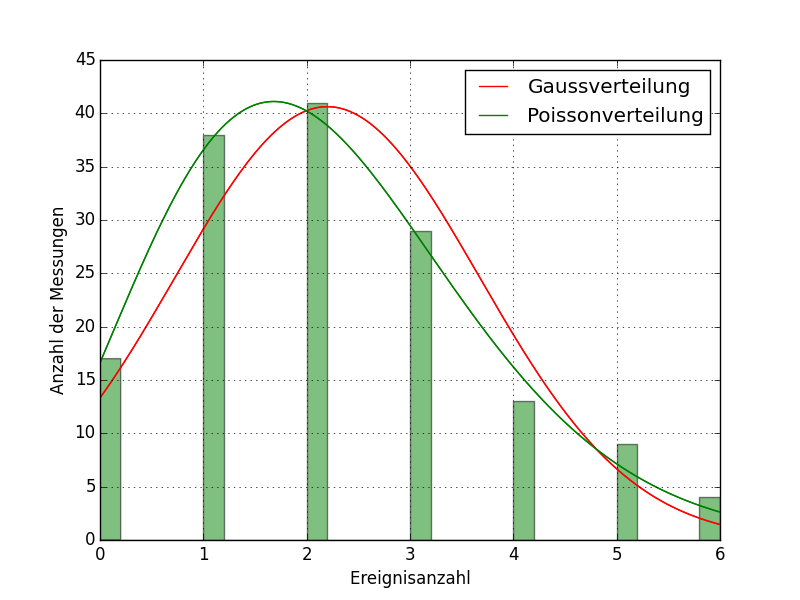

Recreate this plot in Python.
#!/usr/bin/python
import math
import numpy as np
import matplotlib.pyplot as plt
from scipy.special import factorial
import matplotlib.pyplot as plt
import os, sys

# define a function (Gauss distribution)


def fgauss(x, mu, sigma):
    return (150 *(np.exp(-(x-mu)**2/2/sigma**2)/np.sqrt(2*np.pi)/sigma))

def Poiss(x, m):
    return (150*(np.exp(-m)*m**x/(factorial(x))))

# generate random Gaussian numbers with mean 0 and variance 1
data = [2 ,1 ,1, 6, 4, 5, 4, 3, 2, 0, 1, 3, 4, 1, 1, 3, 4, 5, 2, 2, 2, 5, 1, 1, 4, 2, 4, 0, 3, 2, 0, 3, 2, 3, 2, 2, 2, 0, 6, 2, 2, 2, 5, 2, 4, 3, 4, 1, 3, 2, 3, 1, 1, 2, 0, 2, 2, 2, 0, 0, 2, 1, 2, 1, 0, 3, 3, 1, 3, 1, 2, 1, 3, 1, 2, 1, 2, 4, 2, 3, 2, 0, 3, 1, 1, 0, 2, 1, 4, 1, 1, 4, 1, 3, 2, 0, 2, 6, 1, 1, 1, 0, 2, 0, 1, 5, 3, 3, 3, 4, 5, 3, 2, 1, 1, 1, 0, 1, 1, 0, 6, 1, 2, 3, 1, 2, 3, 1, 1, 1, 2, 2, 3, 5, 3, 5, 2, 3, 2, 3, 4, 0, 2, 2, 5, 2, 3, 1,3, 3, 0]

# set parameters for Gaussdistribtion
m= 2.2
mu = 2.2
sigma = 1.473

# plot data as histogram
n, bins, patches = plt.hist(data, 50, facecolor='g',
                            log=False, alpha=0.5)  # plot data


# make plot nicer:
# axis labels
plt.xlabel('Ereignisanzahl ')
plt.ylabel('Anzahl der Messungen')
# title


# plot Gauss distribution
x = np.arange(0, 6., 0.01)
plt.plot(x, fgauss(x, mu, sigma), '-r')  
plt.plot(x, fgauss(x, mu, sigma), "-r", label="Gaussverteilung" )  
plt.plot(x, Poiss(x, m), 'g-')
plt.plot(x, Poiss(x, m), '-g', label="Poissonverteilung")# plot function


plt.legend(loc='upper right')
plt.grid(True)  # show a grid for orientation
plt.show()      # now display everything on the screen
